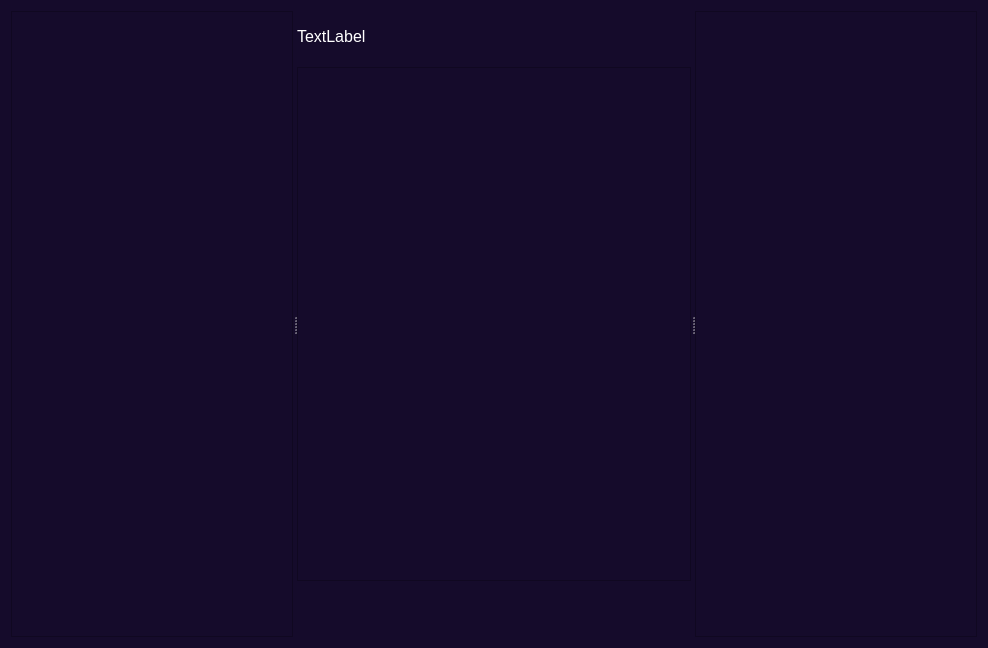
<?xml version="1.0" encoding="UTF-8"?>
<ui version="4.0">
 <class>Widget</class>
 <widget class="QWidget" name="Widget">
  <property name="enabled">
   <bool>true</bool>
  </property>
  <property name="geometry">
   <rect>
    <x>0</x>
    <y>0</y>
    <width>988</width>
    <height>648</height>
   </rect>
  </property>
  <property name="sizePolicy">
   <sizepolicy hsizetype="Expanding" vsizetype="Expanding">
    <horstretch>0</horstretch>
    <verstretch>0</verstretch>
   </sizepolicy>
  </property>
  <property name="windowTitle">
   <string>Widget</string>
  </property>
  <property name="styleSheet">
   <string notr="true">background-color: rgb(21, 11, 43);
color: rgb(255, 255, 255)
</string>
  </property>
  <layout class="QGridLayout" name="gridLayout_2">
   <item row="0" column="0">
    <widget class="QSplitter" name="splitter">
     <property name="sizePolicy">
      <sizepolicy hsizetype="Preferred" vsizetype="Preferred">
       <horstretch>0</horstretch>
       <verstretch>0</verstretch>
      </sizepolicy>
     </property>
     <property name="orientation">
      <enum>Qt::Horizontal</enum>
     </property>
     <widget class="QListWidget" name="chats">
      <property name="maximumSize">
       <size>
        <width>300</width>
        <height>16777215</height>
       </size>
      </property>
      <property name="font">
       <font>
        <pointsize>12</pointsize>
       </font>
      </property>
      <property name="styleSheet">
       <string notr="true"/>
      </property>
      <property name="selectionMode">
       <enum>QAbstractItemView::SingleSelection</enum>
      </property>
      <property name="selectionRectVisible">
       <bool>false</bool>
      </property>
     </widget>
     <widget class="QWidget" name="layoutWidget">
      <layout class="QVBoxLayout" name="verticalLayout" stretch="0,0">
       <item>
        <widget class="QLabel" name="label">
         <property name="minimumSize">
          <size>
           <width>0</width>
           <height>50</height>
          </size>
         </property>
         <property name="font">
          <font>
           <pointsize>12</pointsize>
          </font>
         </property>
         <property name="text">
          <string>TextLabel</string>
         </property>
        </widget>
       </item>
       <item>
        <layout class="QGridLayout" name="gridLayout">
         <item row="1" column="0">
          <widget class="QPushButton" name="pushButton">
           <property name="sizePolicy">
            <sizepolicy hsizetype="Fixed" vsizetype="Fixed">
             <horstretch>0</horstretch>
             <verstretch>0</verstretch>
            </sizepolicy>
           </property>
           <property name="minimumSize">
            <size>
             <width>50</width>
             <height>50</height>
            </size>
           </property>
           <property name="maximumSize">
            <size>
             <width>50</width>
             <height>50</height>
            </size>
           </property>
           <property name="styleSheet">
            <string notr="true"/>
           </property>
           <property name="text">
            <string/>
           </property>
           <property name="icon">
            <iconset resource="../../build-pussyGram-Desktop_Qt_5_13_2_MinGW_64_bit-Debug/debug/qmake_qmake_immediate.qrc">
             <normaloff>:/res/kisspng-emoji-tiger-text-messaging-emoticon-sticker-lion-face-5ac99e07d28a10.8305330915231626318624.png</normaloff>:/res/kisspng-emoji-tiger-text-messaging-emoticon-sticker-lion-face-5ac99e07d28a10.8305330915231626318624.png</iconset>
           </property>
           <property name="iconSize">
            <size>
             <width>50</width>
             <height>50</height>
            </size>
           </property>
           <property name="flat">
            <bool>true</bool>
           </property>
          </widget>
         </item>
         <item row="1" column="1">
          <widget class="QTextEdit" name="textEdit">
           <property name="maximumSize">
            <size>
             <width>16777215</width>
             <height>50</height>
            </size>
           </property>
           <property name="font">
            <font>
             <pointsize>12</pointsize>
            </font>
           </property>
           <property name="frameShape">
            <enum>QFrame::NoFrame</enum>
           </property>
           <property name="verticalScrollBarPolicy">
            <enum>Qt::ScrollBarAlwaysOff</enum>
           </property>
           <property name="horizontalScrollBarPolicy">
            <enum>Qt::ScrollBarAlwaysOff</enum>
           </property>
          </widget>
         </item>
         <item row="0" column="0" colspan="3">
          <widget class="QTableView" name="tableView"/>
         </item>
         <item row="1" column="2">
          <widget class="QPushButton" name="pushButton_2">
           <property name="maximumSize">
            <size>
             <width>50</width>
             <height>50</height>
            </size>
           </property>
           <property name="text">
            <string/>
           </property>
           <property name="icon">
            <iconset resource="../../build-pussyGram-Desktop_Qt_5_13_2_MinGW_64_bit-Debug/debug/qmake_qmake_immediate.qrc">
             <normaloff>:/res/pngaaa.com-946722 (1).png</normaloff>:/res/pngaaa.com-946722 (1).png</iconset>
           </property>
           <property name="iconSize">
            <size>
             <width>45</width>
             <height>25</height>
            </size>
           </property>
           <property name="flat">
            <bool>true</bool>
           </property>
          </widget>
         </item>
        </layout>
       </item>
      </layout>
     </widget>
     <widget class="QListWidget" name="members">
      <property name="maximumSize">
       <size>
        <width>300</width>
        <height>16777215</height>
       </size>
      </property>
     </widget>
    </widget>
   </item>
  </layout>
 </widget>
 <resources>
  <include location="../../build-pussyGram-Desktop_Qt_5_13_2_MinGW_64_bit-Debug/debug/qmake_qmake_immediate.qrc"/>
 </resources>
 <connections/>
</ui>
